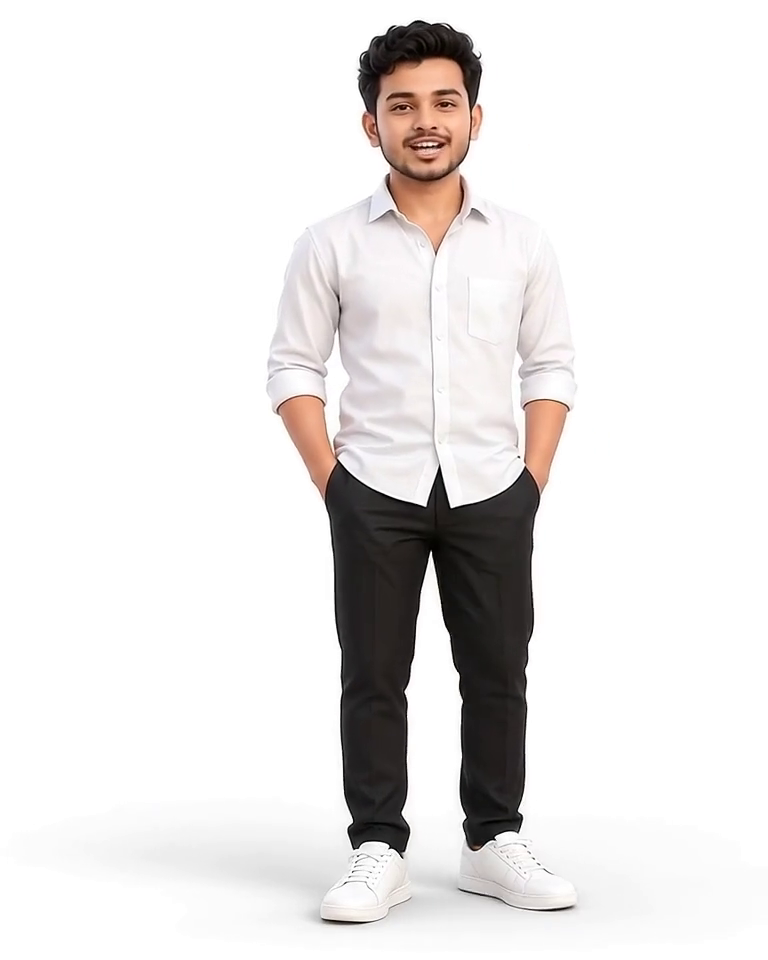
#> input picture frame 22 of public/hero/hero.mp4, 768 x 960 px
$ python test_bounded_scan.py
#> lines starting #> are read from the running program, lines starting #| are printed output that depends on the picture; after the words box and inside, x2 and y2 are one past the last pixel; in counts of white or black regions, pixels touching at a corner belong together
import cv2
import numpy as np

cap = cv2.VideoCapture("public/hero/hero.mp4")
ret, frame = cap.read() # frame 0
#> frame is the input picture: shape (960, 768, 3); mean B, G, R 229.3, 230, 232.4

h, w, _ = frame.shape
#> h = 960; w = 768
# RGBA
buf = np.zeros((h, w, 4), dtype=np.uint8)
buf[:, :, :3] = frame
buf[:, :, 3] = 255

threshold = 246

# 1. Horizontal scan
for y in range(h):
    # from left
    for x in range(w):
        p = buf[y, x]
        if p[0] >= threshold and p[1] >= threshold and p[2] >= threshold:
            buf[y, x, 3] = 0
        else:
            break
    # from right
    for x in range(w - 1, -1, -1):
        p = buf[y, x]
        if p[0] >= threshold and p[1] >= threshold and p[2] >= threshold:
            buf[y, x, 3] = 0
        else:
            break

# 2. Vertical scan from top (capped at y=230 in body columns)
for x in range(w):
    maxY = 230 if (310 <= x <= 600) else h
    for y in range(maxY):
        p = buf[y, x]
        if p[3] == 0 or (p[0] >= threshold and p[1] >= threshold and p[2] >= threshold):
            buf[y, x, 3] = 0
        else:
            break
#> buf: shape (960, 768, 4); mean B, G, R, A 229.3, 230, 232.4, 70.1

# 3. Vertical scan from bottom (capped at y=910 in body columns)
for x in range(w):
    minY = 910 if (310 <= x <= 600) else 0
    for y in range(h - 1, minY - 1, -1):
        p = buf[y, x]
        if p[3] == 0 or (p[0] >= threshold and p[1] >= threshold and p[2] >= threshold):
            buf[y, x, 3] = 0
        else:
            break
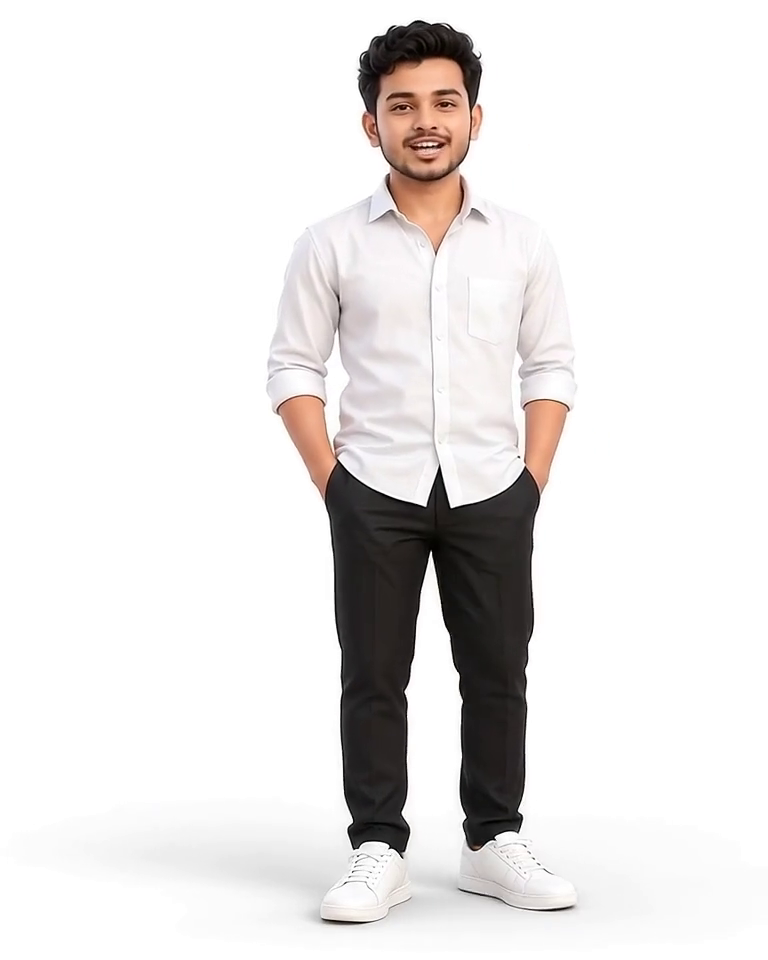
#> buf: shape (960, 768, 4); mean B, G, R, A 229.3, 230, 232.4, 70

# Composite over #f4f2ee with mix-blend-mode: multiply!
paper = np.array([238, 242, 244], dtype=float) # BGR for #f4f2ee
result = np.full((h, w, 3), paper, dtype=float)

# Where alpha > 0, apply multiply: (canvas * paper) / 255.0
alpha = buf[:, :, 3] / 255.0
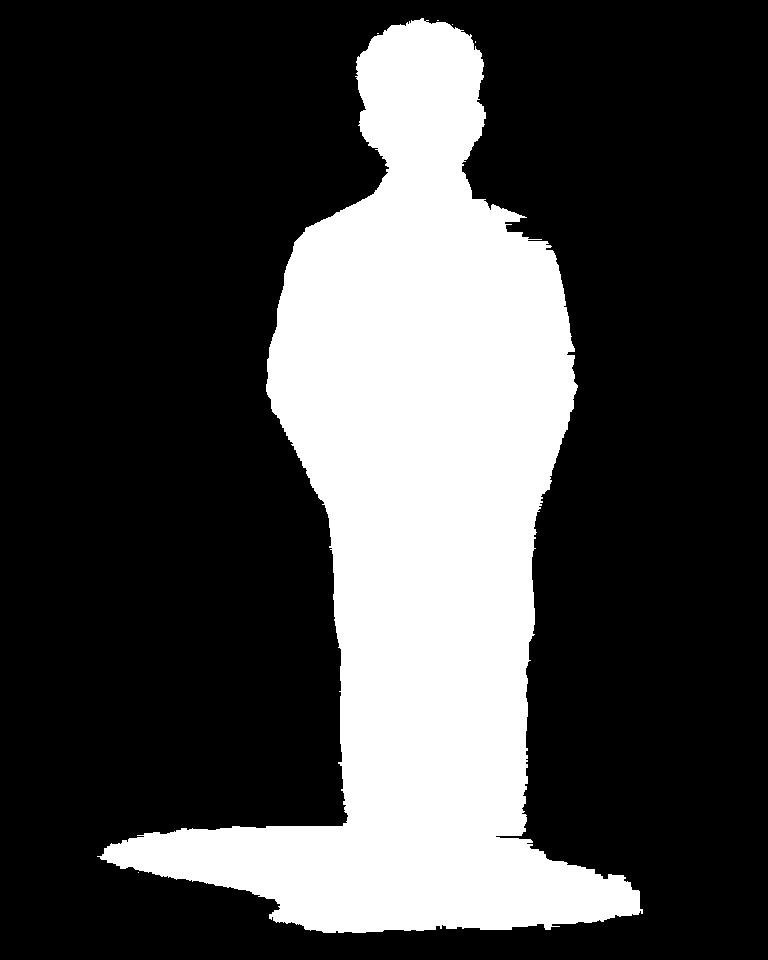
#> alpha: shape (960, 768) float64; values 0 (black) and 1 (white), 27.5% white; 6 white regions (5 under 20 px), largest, box (x1, y1, x2, y2) and area: (97, 18, 643, 933) 202436
for c in range(3):
    mult = (buf[:, :, c].astype(float) * paper[c]) / 255.0
    result[:, :, c] = mult * alpha + paper[c] * (1.0 - alpha)
#> this loop made 3 passes
#> pass 1, `mult = (buf[:, :, c].astype(float) * paper[c]) / 255.0`:
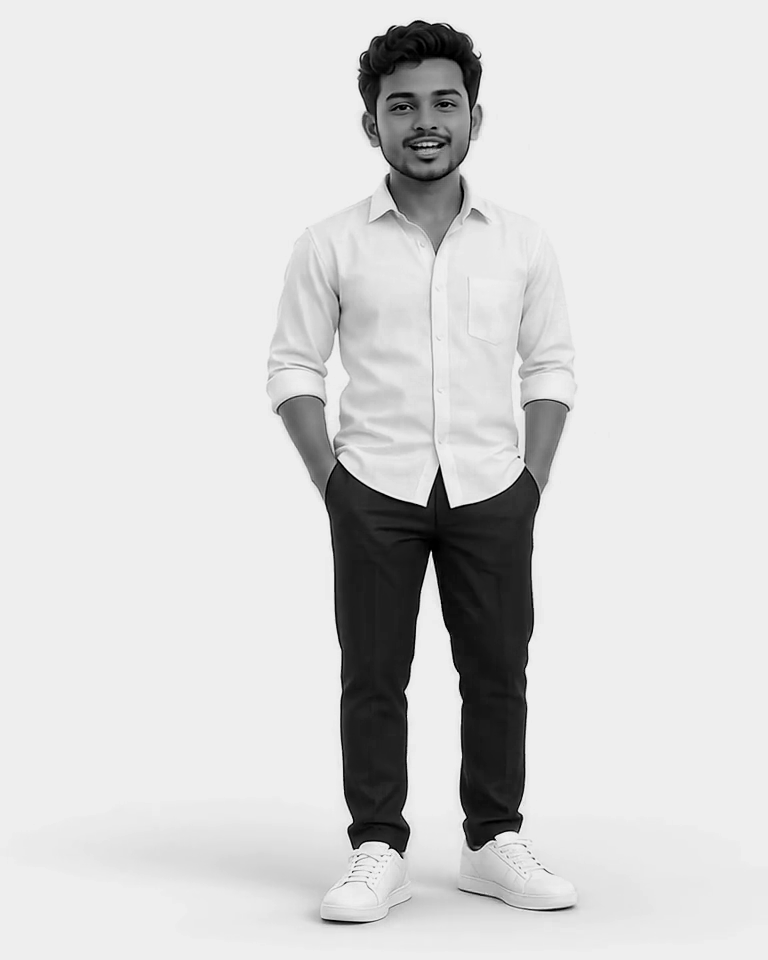
#> mult: shape (960, 768) float64; min 0, max 238, mean 214.1
#> pass 3, `mult = (buf[:, :, c].astype(float) * paper[c]) / 255.0`:
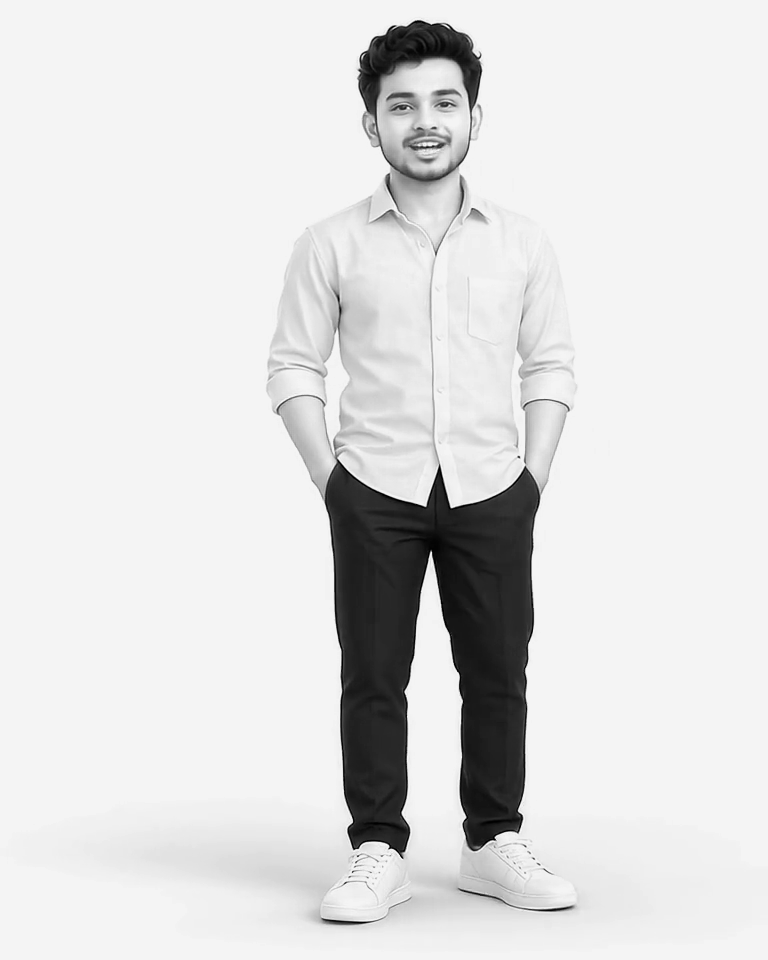
#> mult: shape (960, 768) float64; min 0, max 244, mean 222.4

result = np.clip(result, 0, 255).astype(np.uint8)
cv2.imwrite("scratch/test_scan_perfect_f0.png", result)
print("Saved scratch/test_scan_perfect_f0.png")

# Also crop his chest (y: 200..450, x: 300..500)
chest = result[200:450, 300:500]
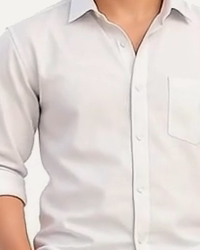
#> chest: shape (250, 200, 3); mean B, G, R 210, 214.7, 225
cv2.imwrite("scratch/test_scan_perfect_f0_chest.png", chest)
print("Saved scratch/test_scan_perfect_f0_chest.png")
cap.release()

$ run again, starting later in the video
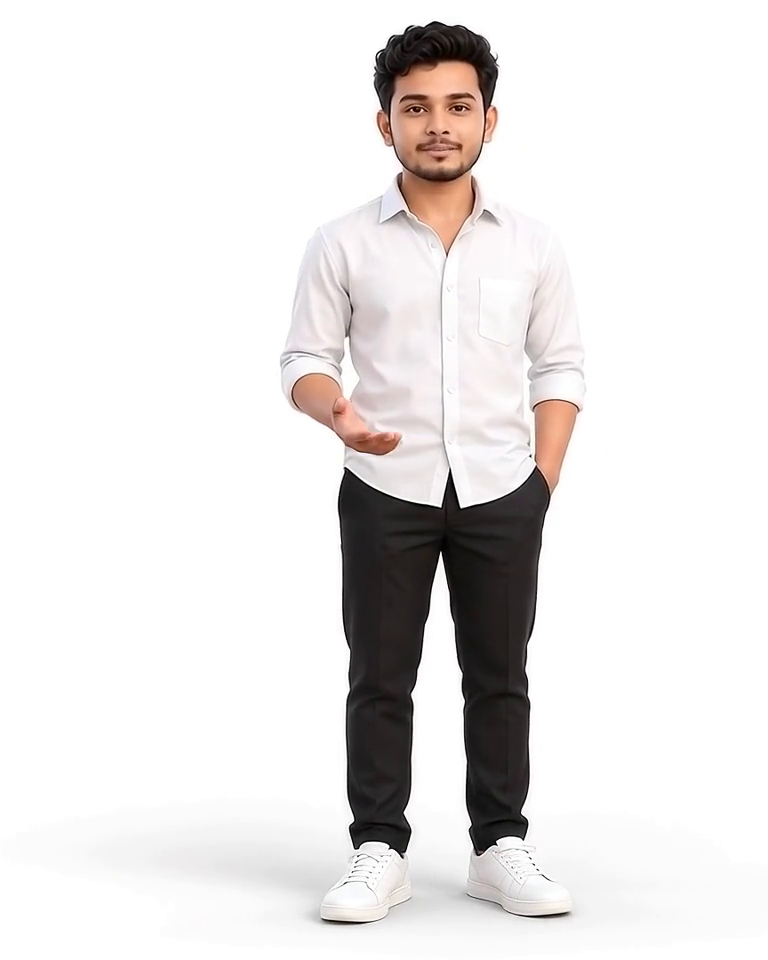
#> input picture frame 102 of public/hero/hero.mp4, 768 x 960 px
#> frame is the input picture: shape (960, 768, 3); mean B, G, R 229.5, 230.1, 232.7
#> `alpha = buf[:, :, 3] / 255.0`:
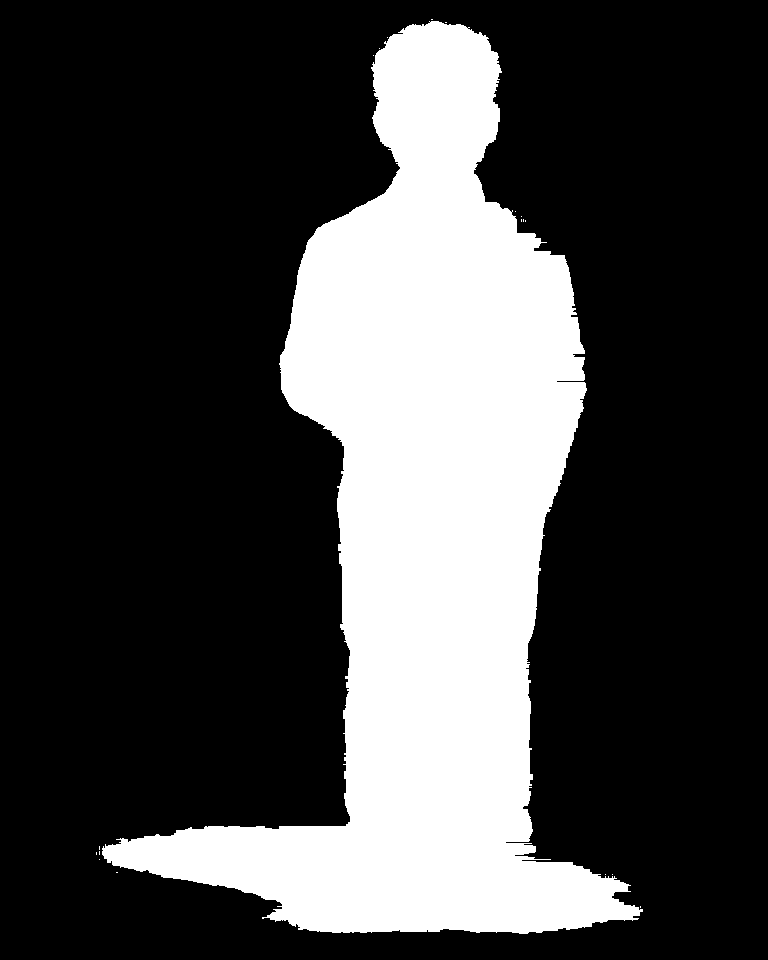
#> alpha: shape (960, 768) float64; values 0 (black) and 1 (white), 26.9% white; 19 white regions (18 under 20 px), largest, box (x1, y1, x2, y2) and area: (102, 21, 643, 934) 198282
#> `chest = result[200:450, 300:500]`:
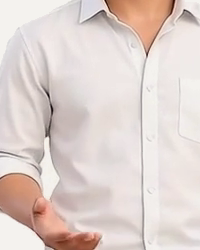
#> chest: shape (250, 200, 3); mean B, G, R 205.3, 210.1, 223.6

$ run again, starting later in the video
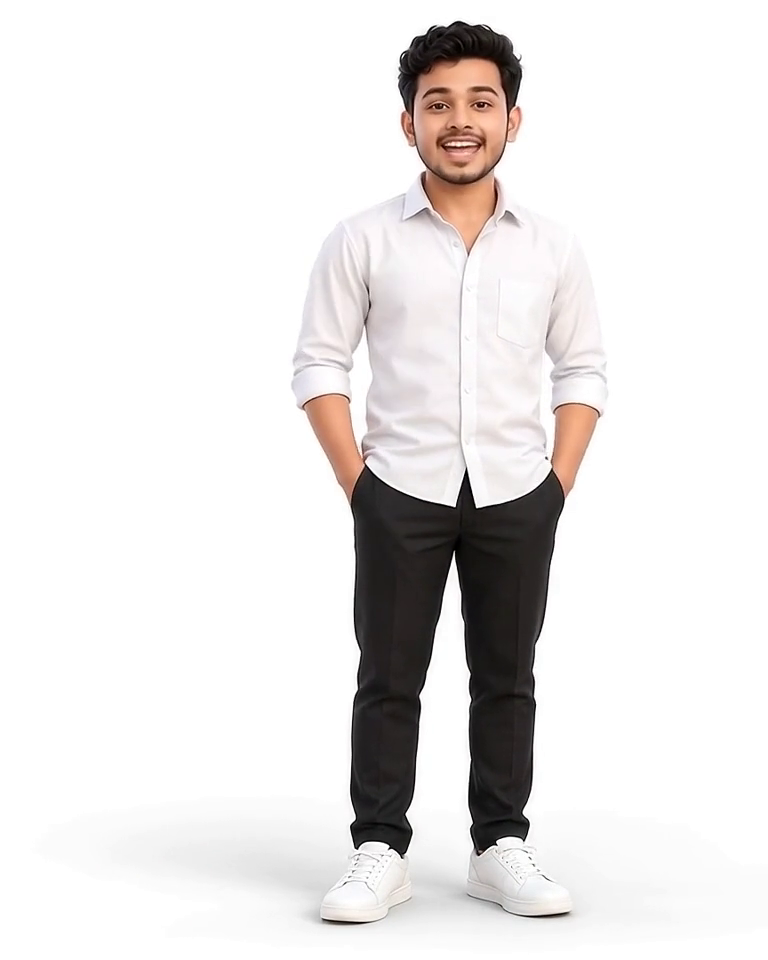
#> input picture frame 182 of public/hero/hero.mp4, 768 x 960 px
#> frame is the input picture: shape (960, 768, 3); mean B, G, R 229.7, 230.3, 232.8
#> `alpha = buf[:, :, 3] / 255.0`:
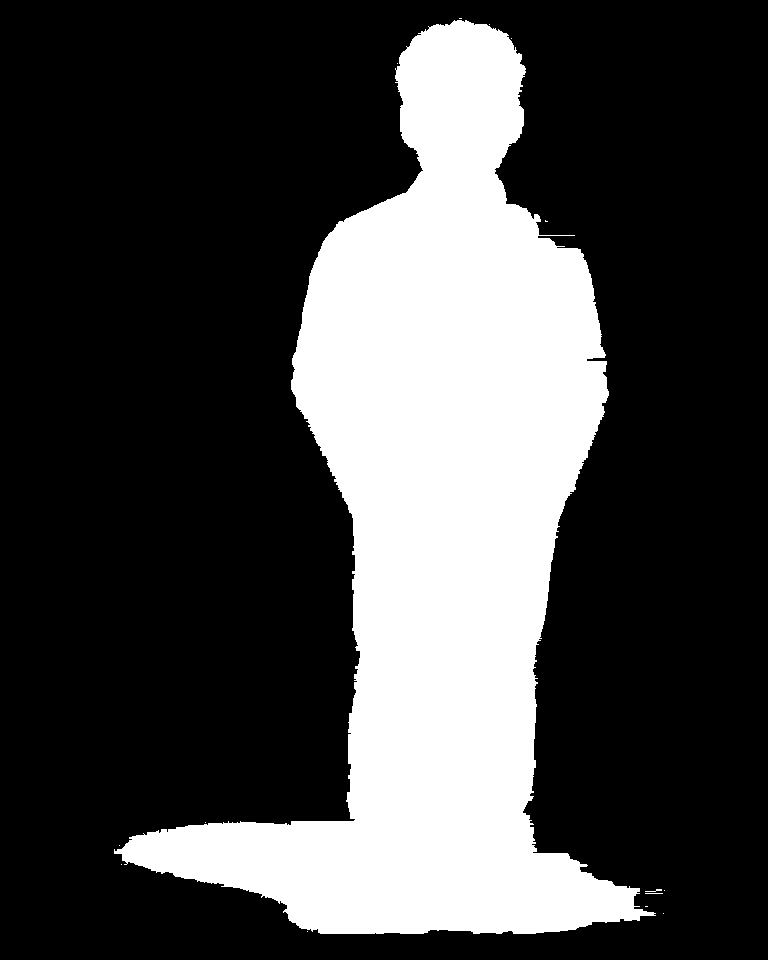
#> alpha: shape (960, 768) float64; values 0 (black) and 1 (white), 27.6% white; 15 white regions (13 under 20 px), largest, box (x1, y1, x2, y2) and area: (114, 20, 656, 934) 203335, (645, 889, 662, 892) 23
#> `chest = result[200:450, 300:500]`:
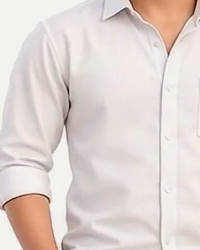
#> chest: shape (250, 200, 3); mean B, G, R 209.2, 213.5, 224.9
